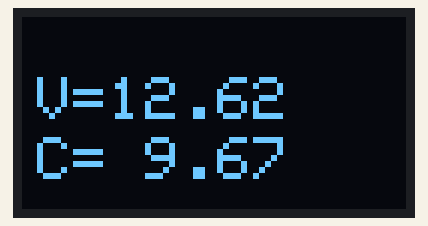
Bench run of a sketch on a simulated Arduino Uno, built with avr-gcc and run on an emulated ATmega328P. Parts: 128×64 one-colour display.

Above: at 1.6 s.

The sketch:

LED_Display.ino
```cpp
#include <SoftwareSerial.h>
#include <SPI.h>
#include <Wire.h>
#include <Adafruit_GFX.h>
#include <Adafruit_SSD1306.h>
#include <stdlib.h>


#define GREEN_LED 12
#define YELLOW_LED 11
#define RED_LED 10


#define SCREEN_WIDTH 128 // OLED display width, in pixels
#define SCREEN_HEIGHT 64 // OLED display height, in pixels

// Declaration for an SSD1306 display connected to I2C (SDA, SCL pins)
//#define OLED_ADDR 0x3C // Reset pin # (or -1 if sharing Arduino reset pin)

Adafruit_SSD1306 display(SCREEN_WIDTH, SCREEN_HEIGHT);

const byte rxPin = 4;
const byte txPin = 5;

char c = ' ';
char light = ' ';
String strVoltage = "";

float voltage = 0.00;

// Set up a new SoftwareSerial object
SoftwareSerial BT (rxPin, txPin);


void setup()
{


    display.begin(SSD1306_SWITCHCAPVCC, 0x3C);

    display.clearDisplay();

    display.setTextSize(2.0);
    display.setTextColor(WHITE);


    //***Serial.println("Ready Setup");
    delay(1000);                       // Last attempt, delay until
    //BT.write("AT\r\n");                // "AT" command is sent over software

 }


void loop()
{

  delay(500);                        // serial port. After delay,
  //display.clearDisplay();

  // OLED display

   display.clearDisplay();
   display.setCursor(5,20);
   display.println("V=12.62");

   display.setCursor(5,40);
   display.println("C= 9.67");
   display.display();

}
```
